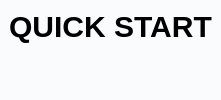
         <widget class="QWidget" name="page_QuickStart">
          <property name="styleSheet">
           <string notr="true">QWidget{
	background-color:#fafbfd;
    border:0px;
}</string>
          </property>
          <layout class="QVBoxLayout" name="verticalLayout_11">
           <property name="spacing">
            <number>0</number>
           </property>
           <property name="leftMargin">
            <number>0</number>
           </property>
           <property name="topMargin">
            <number>0</number>
           </property>
           <property name="rightMargin">
            <number>0</number>
           </property>
           <property name="bottomMargin">
            <number>0</number>
           </property>
           <item>
            <widget class="QFrame" name="frame_CentralControl_3">
             <property name="styleSheet">
              <string notr="true">QFrame{

	background-color:#fafbfd;
   border:0px;
}</string>
             </property>
             <property name="frameShape">
              <enum>QFrame::StyledPanel</enum>
             </property>
             <property name="frameShadow">
              <enum>QFrame::Raised</enum>
             </property>
             <layout class="QVBoxLayout" name="verticalLayout_10">
              <property name="spacing">
               <number>0</number>
              </property>
              <property name="leftMargin">
               <number>0</number>
              </property>
              <property name="topMargin">
               <number>0</number>
              </property>
              <property name="rightMargin">
               <number>0</number>
              </property>
              <property name="bottomMargin">
               <number>0</number>
              </property>
              <item>
               <widget class="QFrame" name="frame_3">
                <property name="frameShape">
                 <enum>QFrame::StyledPanel</enum>
                </property>
                <property name="frameShadow">
                 <enum>QFrame::Raised</enum>
                </property>
                <layout class="QHBoxLayout" name="horizontalLayout_7">
                 <item>
                  <widget class="QLabel" name="label_4">
                   <property name="styleSheet">
                    <string notr="true">QLabel{

		font-size:30px;
	    border:0px;
	font-weight: bold;


}</string>
                   </property>
                   <property name="text">
                    <string>QUICK START</string>
                   </property>
                   <property name="alignment">
                    <set>Qt::AlignCenter</set>
                   </property>
                  </widget>
                 </item>
                </layout>
               </widget>
              </item>
              <item>
               <widget class="QFrame" name="frame_CentralBottom_3">
                <property name="frameShape">
                 <enum>QFrame::StyledPanel</enum>
                </property>
                <property name="frameShadow">
                 <enum>QFrame::Raised</enum>
                </property>
                <layout class="QHBoxLayout" name="horizontalLayout_9"/>
               </widget>
              </item>
             </layout>
            </widget>
           </item>
          </layout>
         </widget>
